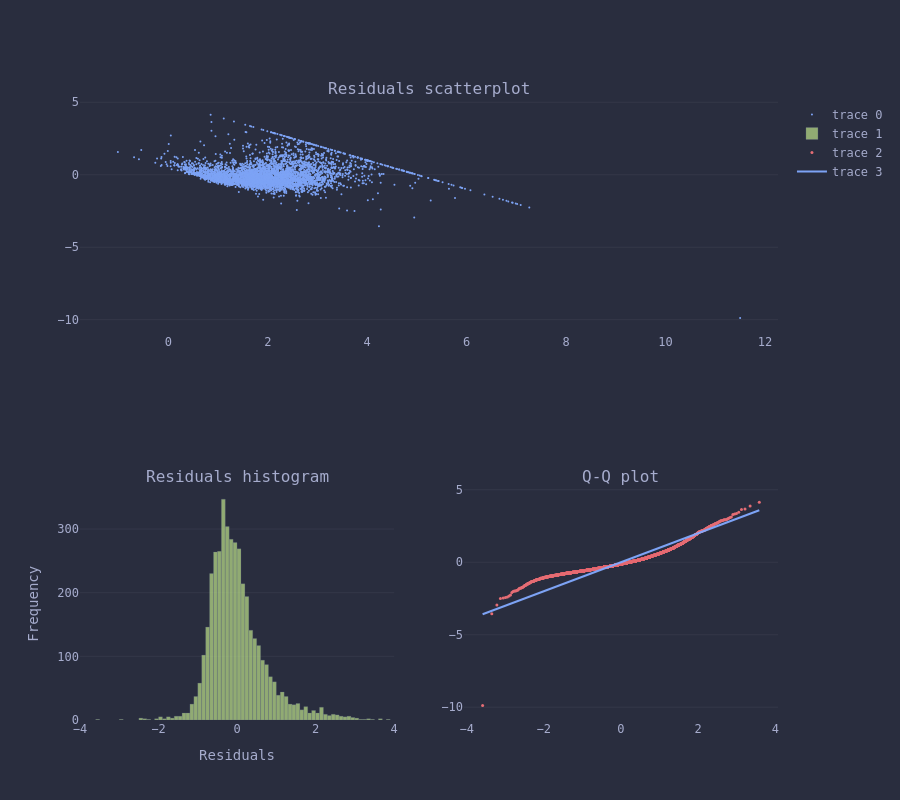

The code cell stored with this chart in its notebook:
### Markdown cell above
### Evaluation of the predictions

###### Residual scatter plot
###### Residual histogram
###### Q-Q plot

### Code cell
import scipy.stats as stats

# Calculate residuals and distributions
residuals= y_test-y_pred_scaled

qq = stats.probplot(residuals, dist="norm")
q_theoretical = qq[0][0]
q_observed = qq[0][1]


# Plot
fig = make_subplots(
    rows=2,
    cols=2,
    subplot_titles=("Residuals scatterplot", "Residuals histogram", "Q-Q plot"),
    specs=[[{"colspan": 2}, None],
           [{}, {}]]
)

fig.update_layout(template="palenight_modern", height=800)

# Scatterplot settings
fig.add_trace(
    go.Scatter(
        x=y_pred_scaled,
        y=residuals,
        mode="markers",
        marker=dict(size=2),),
    row=1, col=1)

# Histogram settings
fig.add_trace(
    go.Histogram(
        x=residuals),
    row=2, col=1
)
fig.update_xaxes(title_text="Residuals", range=[-4, 4], row=2, col=1)
fig.update_yaxes(title_text="Frequency", row=2, col=1)

# Q-Q Plot settings
fig.add_trace(go.Scatter(x=q_theoretical, y=q_observed, mode="markers", marker=dict(size=3)), row=2, col=2)
fig.add_trace(go.Scatter(x=q_theoretical, y=q_theoretical, mode="lines"), row=2, col=2)





fig.show()

### Figure 1 — Plotly figure (JSON) as saved in the notebook; plotly's stock layout.template omitted (floating-point values rounded to 4 significant figures; data arrays with more than 128 entries replaced by an {"elided": "..."} marker saying what was removed)
{"data": [{"marker": {"size": 2}, "mode": "markers", "type": "scatter", "x": {"elided": "4128 float values"}, "xaxis": "x", "y": {"elided": "4128 float values"}, "yaxis": "y"}, {"type": "histogram", "x": {"elided": "4128 float values"}, "xaxis": "x2", "yaxis": "y2"}, {"marker": {"size": 3}, "mode": "markers", "type": "scatter", "x": {"elided": "4128 float values"}, "xaxis": "x3", "y": {"elided": "4128 float values"}, "yaxis": "y3"}, {"mode": "lines", "type": "scatter", "x": {"elided": "4128 float values"}, "xaxis": "x3", "y": {"elided": "4128 float values"}, "yaxis": "y3"}], "layout": {"annotations": [{"font": {"size": 16}, "showarrow": false, "text": "Residuals scatterplot", "x": 0.5, "xanchor": "center", "xref": "paper", "y": 1, "yanchor": "bottom", "yref": "paper"}, {"font": {"size": 16}, "showarrow": false, "text": "Residuals histogram", "x": 0.225, "xanchor": "center", "xref": "paper", "y": 0.375, "yanchor": "bottom", "yref": "paper"}, {"font": {"size": 16}, "showarrow": false, "text": "Q-Q plot", "x": 0.775, "xanchor": "center", "xref": "paper", "y": 0.375, "yanchor": "bottom", "yref": "paper"}], "height": 800, "xaxis": {"anchor": "y", "domain": [0, 1]}, "xaxis2": {"anchor": "y2", "domain": [0, 0.45], "range": [-4, 4], "title": {"text": "Residuals"}}, "xaxis3": {"anchor": "y3", "domain": [0.55, 1]}, "yaxis": {"anchor": "x", "domain": [0.625, 1]}, "yaxis2": {"anchor": "x2", "domain": [0, 0.375], "title": {"text": "Frequency"}}, "yaxis3": {"anchor": "x3", "domain": [0, 0.375]}}}
